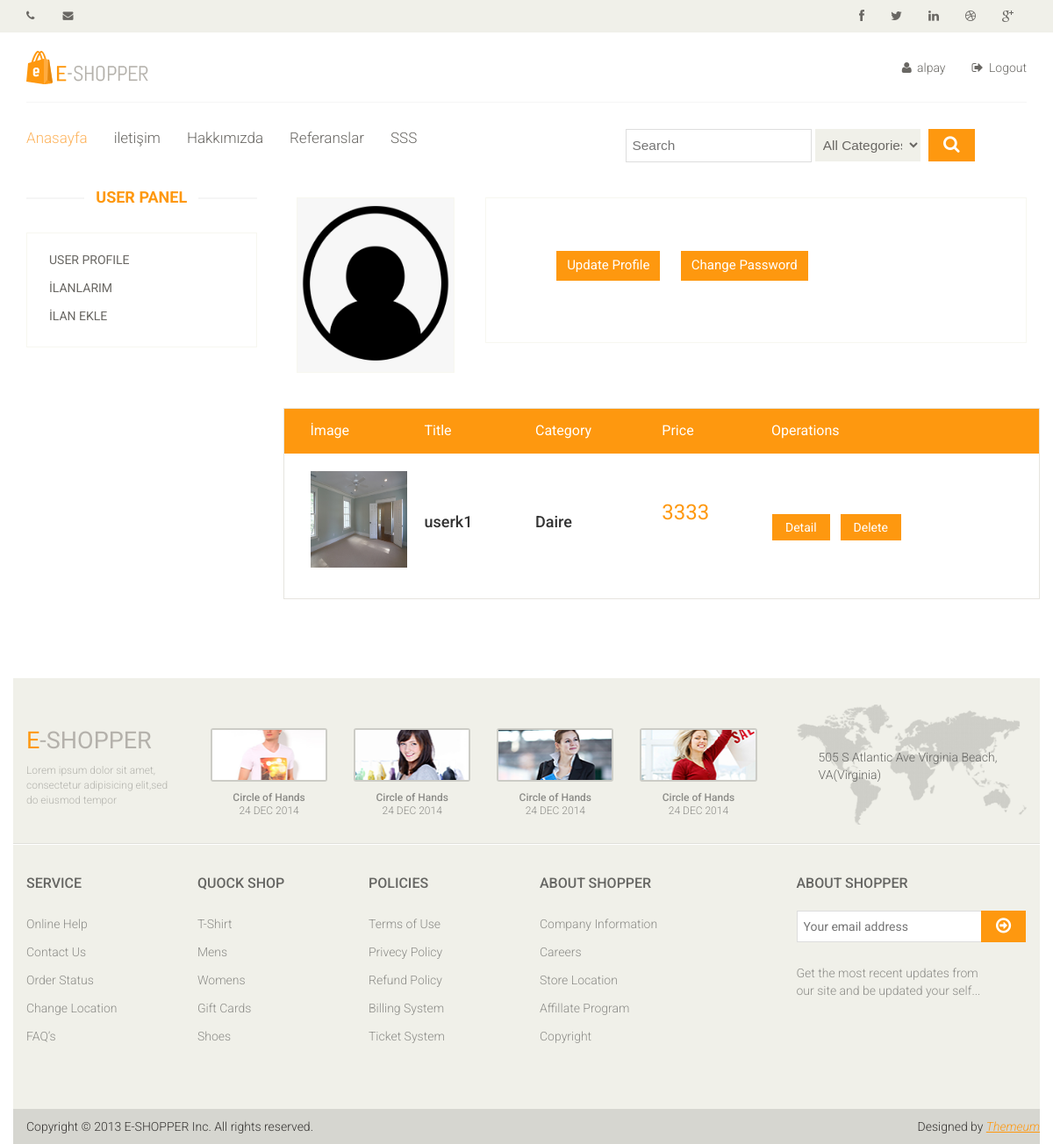
Screenshot of /user/userrent/ (signed in) with the database file from the repository.
### home/models.py (models this page shows, shortened)
class UserProfile(models.Model):
    user = models.OneToOneField(User, on_delete=models.CASCADE)
    phone = models.CharField(blank=True, max_length=20)
    adress = models.CharField(blank=True, max_length=120)
    city = models.CharField(blank=True, max_length=20)
    country = models.CharField(blank=True, max_length=20)
    image = models.ImageField(blank=True, upload_to='images/users/')
    def image_tag(self):
        if self.image:
            return mark_safe('<img src="%s" style="width: 45px; height:45px;" />' % self.image.url)
        else:
            return 'No Image Found'
    image_tag.short_description = 'Image'

### house/models.py (models this page shows, shortened)
class House(models.Model):
    STATUS = (
        ('True', 'Evet'),
        ('False', 'Hayır'),
    )
    BALCONY = (
        ('Existent', 'Var'),
        ('Absent', 'Yok'),
    )
    HEATING = (
        ('Yok', 'Yok'),
        ('Soba', 'Soba'),
        ('Kombi', 'Kombi'),
        ('Merkezi', 'Merkezi'),
    )
    STUFF = (
        ('True', 'Evet'),
        ('False', 'Hayır'),
    )
    ROOM = (
        ('1+0', '1+0'),
        ('1+1', '1+1'),
        ('2+0', '2+0'),
        ('2+1', '2+1'),
        ('3+1', '3+1'),
    )
    user = models.ForeignKey(User, on_delete=models.SET_NULL, null=True)
    category = models.ForeignKey(Category, on_delete=models.CASCADE)
    title = models.CharField(max_length=30, blank=True)
    keywords = models.CharField(max_length=255, blank=True)
    description = models.CharField(max_length=255, blank=True)
    image = models.ImageField(blank=True, upload_to='images/')
    address = models.TextField()
    price = models.IntegerField(blank=True)
    room = models.CharField(max_length=30, choices=ROOM, blank=True)
    balcony = models.CharField(max_length=30, choices=BALCONY, blank=True)
    heating = models.CharField(max_length=30, choices=HEATING, blank=True)
    stuff = models.CharField(max_length=30, choices=STUFF, blank=True)
    status = models.CharField(max_length=30, choices=STATUS)
    detail = RichTextUploadingField(blank=True)
    slug = models.SlugField(null=False, unique=True)
    parent = models.ForeignKey('self', blank=True, null=True, related_name='children', on_delete=models.CASCADE)
    create_at = models.DateTimeField(auto_now_add=True)
    update_at = models.DateTimeField(auto_now=True)
    def image_tag(self):
        if self.image:
            return mark_safe('<img src="%s" style="width: 45px; height:45px;" />' % self.image.url)
        else:
            return 'No Image Found'
    image_tag.short_description = 'Image'

class Category(MPTTModel):
    STATUS = (
        ('True', 'Evet'),
        ('False', 'Hayır'),
    )
    title = models.CharField(max_length=30)
    keywords = models.CharField(max_length=255, blank=True)
    description = models.CharField(max_length=255, blank=True)
    image = models.ImageField(blank=True, upload_to='images/')
    status = models.CharField(max_length=30, choices=STATUS)
    slug = models.SlugField(null=False, unique=True)
    parent = TreeForeignKey('self', blank=True, null=True, related_name='children', on_delete=models.CASCADE)
    create_at = models.DateTimeField(auto_now_add=True)
    update_at = models.DateTimeField(auto_now=True)
    class MPTTMeta:
        order_insertion_by = ['title']
    def __str__(self):
        full_path = [self.title]
        k = self.parent
        while k is not None:
            full_path.append(k.title)
            k = k.parent
        return '->'.join(full_path[::-1])
    def image_tag(self):
        if self.image:
            return mark_safe('<img src="%s" style="width: 45px; height:45px;" />' % self.image.url)
        else:
            return 'No Image Found'
    image_tag.short_description = 'Image'

### user/views.py (the view)
# urls.py: path('userrent/', views.user_rent, name='user_rent'),
@login_required(login_url='/login')
def user_rent(request):
    category = Category.objects.all()
    current_user = request.user
    profile = UserProfile.objects.get(user_id=current_user.id)
    house = House.objects.filter(user_id=current_user.id)
    form = UserRentHouseForm()
    context = {
        'category': category,
        'house': house,
        'profile': profile,
        'form': form
    }
    return render(request, 'user_rent.html', context)

### user/templates/user_rent.html (shortened to what this page needs)
{% extends "homebase.html" %}
{% block body %}
    <section>
        <div class="container">
            <div class="row">
                <div class="col-sm-3">
                    <div class="left-sidebar">
                        <div class="brands_products">
                            <h2>User Panel</h2>
                            {% include "user_panel.html" %}
                        </div>
                    </div>
                </div>
                <section id="cart_items">
                    <div class="col-sm-9 padding-right">
                        <div class="product-details">
                            <div class="col-sm-3">
                                <div class="view-product">
                                    <img src="{{ profile.image.url }}" style="width: 180px;height: 200px;">
                                </div>
                            </div>
                            <div class="col-sm-9">
                                <div class="product-information">
                                    <a href="/user/update" class="btn btn-fefault cart">Update Profile</a>
                                    <a href="/user/password" class="btn btn-fefault cart">Change Password</a>
                                </div>
                            </div>
                        </div>
                        <div class="product-details">
                            <div class="table-responsive cart_info">
                                <table class="table table-condensed">
                                    <thead>
                                    <tr class="cart_menu">
                                        <td class="image">İmage</td>
                                        <td class="description">Title</td>
                                        <td class="price">Category</td>
                                        <td class="total">Price</td>
                                        <td>Operations</td>
                                    </tr>
                                    </thead>
                                    <tbody>
                                    {% for rs in house %}
                                        <tr>
                                            <td class="cart_product"><img src="{{ rs.image.url }}"
                                                                          style="width: 110px;height: 110px;" alt="">
                                            </td>
                                            <td class="cart_description"><h4>{{ rs.title }}</h4></td>
                                            <td class="cart_description"><h4>{{ rs.category }}</h4></td>
                                            <td class="cart_total">
                                                <p class="cart_total_price">{{ rs.price }}</p>
                                            </td>
                                            <td class="btn btn-group">
                                                <a class="btn btn-default check_out" href="/house/{{ rs.id }}/{{ rs.slug }}">Detail</a>
                                            </td>
                                            <td class="btn btn-group">
                                                <a class="btn btn-default check_out" href="/house/{{ rs.id }}/{{ rs.slug }}">Delete</a>
                                            </td>
                                        </tr>
                                    {% endfor %}
                                    </tbody>
                                </table>
                            </div>
                        </div>
                    </div>
                </section>
            </div>
        </div>
    </section>
{% endblock %}

### home/templates/header.html (shortened to what this page needs)
{% load static %}
<link rel="stylesheet" href="https://ajax.googleapis.com/ajax/libs/jqueryui/1.11.4/themes/smoothness/jquery-ui.css">
<header id="header">
    <div class="header_top">
        <div class="container">
            <div class="row">
                <div class="col-sm-6">
                    <div class="contactinfo">
                        <ul class="nav nav-pills">
                            <li><a href="#"><i class="fa fa-phone"></i> {{ setting.phone}}</a></li>
                            <li><a href="#"><i class="fa fa-envelope"></i> {{ setting.email}}</a></li>
                        </ul>
                    </div>
                </div>
                <div class="col-sm-6">
                    <div class="social-icons pull-right">
                        <ul class="nav navbar-nav">
                            <li><a href="https://tr-tr.facebook.com/onuremlak26"target="_blank"><i class="fa fa-facebook"></i></a></li>
                            <li><a href="#"><i class="fa fa-twitter"></i></a></li>
                            <li><a href="#"><i class="fa fa-linkedin"></i></a></li>
                            <li><a href="#"><i class="fa fa-dribbble"></i></a></li>
                            <li><a href="#"><i class="fa fa-google-plus"></i></a></li>
                        </ul>
                    </div>
                </div>
            </div>
        </div>
    </div>
    <div class="header-middle">
        <div class="container">
            <div class="row">
                <div class="col-sm-4">
                    <div class="logo pull-left">
                        <a href="/"><img src="{% static 'images/home/logo.png' %}" alt=""></a>
                    </div>
                </div>
                <div class="col-sm-8">
                    <div class="shop-menu pull-right">
                        <ul class="nav navbar-nav">
                            {% if user.id is not None %}
                                <li><a href="/user/"><i class="fa fa-user"></i> {{ user.username }}</a></li>
                                <li><a href="/logout/"><i class="fa fa-sign-out"></i> Logout</a></li>
                            {% else %}
                                <li><a href="/login/"><i class="fa fa-lock"></i> Login</a></li>
                                <li><a href="/signup/"><i class="fa fa-sign-in"></i> Sign Up</a></li>
                            {% endif %}
                        </ul>
                    </div>
                </div>
            </div>
        </div>
    </div>
    <div class="header-bottom">
        <div class="container">
            <div class="row">
                <div class="col-sm-7">
                    <div class="mainmenu pull-left">
                        <ul class="nav navbar-nav collapse navbar-collapse">
                            <li><a href="/home" class="active">Anasayfa</a></li>
                            <li><a href="/iletisim">iletişim</a></li>
                            <li><a href="/hakkimizda">Hakkımızda</a></li>
                            <li><a href="/referanslar">Referanslar</a></li>
                            <li><a href="/sss">SSS</a></li>
                        </ul>
                    </div>
                </div>
                <div class="col-sm-5">
                    <div class="ui-widget">
                        <form action="/search/" method="post" class="searchform">
                            <input id="query" name="query" type="text" placeholder="Search">
                            {% load mptt_tags %}
                            <select name="catid" style="width: 120px;height: 37px;margin-right: 10px;">
                                <option value="0">All Categories</option>
                            </select>
                            <button class="btn btn-default"><i class="fa fa-search"></i></button>
                        </form>
                    </div>
                </div>
            </div>
        </div>
    </div>
</header>

### rows the page displays
UserProfile: image (placeholder picture)
House: image (picture), title "userk1", category "Daire", price "3333"

### other values shown
{{ user.username }} "alpay"
